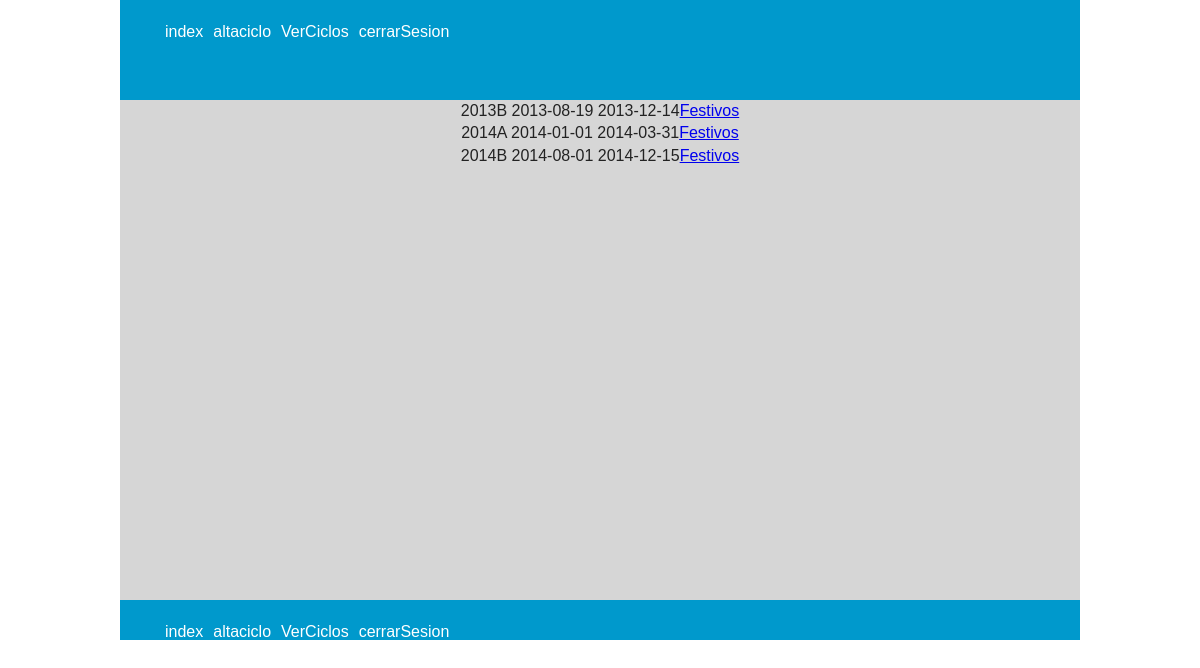
The app's page /index.php?accion=ciclo&opcion=listar (signed in) with its own data.
### tables this page shows
CREATE TABLE IF NOT EXISTS `cicloescolar` (
  `idCiclo` varchar(250) NOT NULL,
  `fechaInicio` date NOT NULL,
  `fechaFin` date NOT NULL,
  PRIMARY KEY (`idCiclo`)
);

### modelo/cicloMod.php (called while the page is built, shortened)
<?php
class cicloMod{
	function mostrar(){
		include('db_data.inc');
		$conexion = new mysqli($host,$user,$pass,$db);
		$consulta = "SELECT * FROM cicloescolar ";
		$result = $conexion -> query($consulta);
		return $result;
		return $ciclo;
	}
}
?>

### www/index.php (called while the page is built, shortened)
<?php
 if(!isset($_REQUEST['accion'])){
	include('../controlador/defaultCtl.php');
	$controlador = new DefaultCtl();
	}else{
 switch($_REQUEST['accion']){
	case 'ciclo':
		include('../controlador/cicloCtl.php');
		$controlador = new cicloCtl();
		break;
 }
}
 $controlador->ejecutar();
?>

### controlador/menuCtl.php (called while the page is built, shortened)
<?php
class menuCtl {
    function menu() {
        if(!isset($_SESSION['rol'])) $menu = file_get_contents('../vista/menus/default.html');
        else
        {switch ($_SESSION['rol']) {
                    case '10':
                        $menu = file_get_contents('../vista/menus/admin.html');
                        break;
                }}
    return $menu;
    }
}
?>

### controlador/cicloCtl.php (the view, shortened to what this page needs)
<?php
class cicloCtl{
	function ejecutar(){
			$file = file_get_contents('../vista/template.html');
			include('../modelo/cicloMod.php');
			$modelo = new cicloMod();
			$opcion = $_REQUEST['opcion'];
			if(!isset($_SESSION['uid'])){
						$file = str_ireplace('{cuerpo}' ,'Usted no ha iniciado sesion', $file);
						}
					else{
					$file = str_ireplace('Iniciar Sesion' ,'Cerrar Sesion', $file);
					switch ($_SESSION['rol']) {
						case '10':
							switch ($opcion) {
								case 'listar':
									$result = $modelo->mostrar();
									$table = '';
									while($row = mysqli_fetch_array($result)){
										$table .= $row['idCiclo']." ".$row['fechaInicio']." ".$row['fechaFin'].
										"<a href=\"index.php?accion=ciclo&opcion=listarfestivos&idciclo=".$row['idCiclo']."\">Festivos</a> "."<br>";
									}
									$file = str_ireplace('{cuerpo}' , $table, $file);
									break;
							}
							break;
					}
				}
				include('../controlador/menuCtl.php');
				$vista2 = new menuCtl();
				$file = str_replace('{menu}', $vista2 -> menu() , $file);
				$file = str_replace('{footer}', $vista2 -> menu() , $file);
				echo $file;
		}
}
?>

### www/css/main.css (style rules this page uses)
html, button, input, select, textarea { color: #222; }
html { font-size: 1em; line-height: 1.4; }
html, body { height: 100%; margin: 0 auto; background:white; }
.container { margin: 0 auto; width: 960px; }
#header { height: 100px; width: 100%; background: #0099CC; }
.menu { list-style: none; float: left; width: 100%; }
.menu a { color: #fff; text-decoration: none; float: left; margin: 5px; }
#principal { text-align: center; }
#contenido { background: #d6d6d6; min-height: 500px; }
#footer { height: 40px; width: 100%; list-style: none; background: #0099CC; }
#footer a { color: #fff; text-decoration: none; float: left; margin: 5px; }

### records on screen
cicloescolar: idCiclo "2013B", fechaInicio "2013-08-19", fechaFin "2013-12-14"
cicloescolar: idCiclo "2014A", fechaInicio "2014-01-01", fechaFin "2014-03-31"
cicloescolar: idCiclo "2014B", fechaInicio "2014-08-01", fechaFin "2014-12-15"

### other values on screen
$file "index altaciclo VerCiclos cerrarSesion index altaciclo VerCiclos cerrarSesion"
